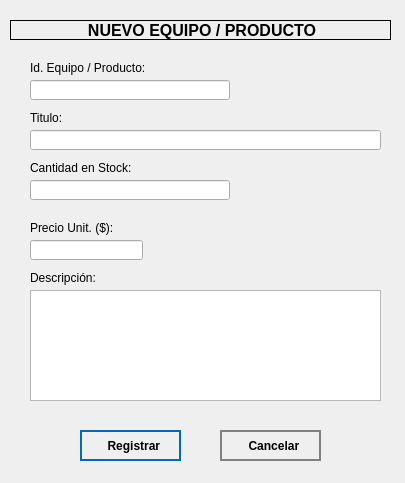
<?xml version="1.0" encoding="UTF-8"?>
<ui version="4.0">
 <class>epRegWindow</class>
 <widget class="QWidget" name="epRegWindow">
  <property name="geometry">
   <rect>
    <x>0</x>
    <y>0</y>
    <width>405</width>
    <height>483</height>
   </rect>
  </property>
  <property name="windowTitle">
   <string>Nuevo Equipo / Producto</string>
  </property>
  <property name="styleSheet">
   <string notr="true">QPushButton
{
	height: 2em;
	border-style: solid;
	border-width: 2px;
	border-color: #0069c0;
	font-weight: bold;
}

QPushButton:hover
{
	background-color: #0069c0;
	color: white;
} </string>
  </property>
  <widget class="QLabel" name="label">
   <property name="geometry">
    <rect>
     <x>10</x>
     <y>20</y>
     <width>381</width>
     <height>20</height>
    </rect>
   </property>
   <property name="frameShape">
    <enum>QFrame::Box</enum>
   </property>
   <property name="text">
    <string>&lt;html&gt;&lt;head/&gt;&lt;body&gt;&lt;p align=&quot;center&quot;&gt;&lt;span style=&quot; font-size:12pt; font-weight:600;&quot;&gt;NUEVO EQUIPO / PRODUCTO&lt;/span&gt;&lt;/p&gt;&lt;/body&gt;&lt;/html&gt;</string>
   </property>
  </widget>
  <widget class="QLabel" name="label_2">
   <property name="geometry">
    <rect>
     <x>30</x>
     <y>60</y>
     <width>121</width>
     <height>16</height>
    </rect>
   </property>
   <property name="text">
    <string>&lt;html&gt;&lt;head/&gt;&lt;body&gt;&lt;p&gt;Id. Equipo / Producto:&lt;/p&gt;&lt;/body&gt;&lt;/html&gt;</string>
   </property>
  </widget>
  <widget class="QLineEdit" name="idEpRegLineEdit">
   <property name="geometry">
    <rect>
     <x>30</x>
     <y>80</y>
     <width>200</width>
     <height>20</height>
    </rect>
   </property>
  </widget>
  <widget class="QLabel" name="label_3">
   <property name="geometry">
    <rect>
     <x>30</x>
     <y>110</y>
     <width>71</width>
     <height>16</height>
    </rect>
   </property>
   <property name="text">
    <string>&lt;html&gt;&lt;head/&gt;&lt;body&gt;&lt;p&gt;Titulo:&lt;/p&gt;&lt;/body&gt;&lt;/html&gt;</string>
   </property>
  </widget>
  <widget class="QLineEdit" name="epRegTituloLineEdit">
   <property name="geometry">
    <rect>
     <x>30</x>
     <y>130</y>
     <width>351</width>
     <height>20</height>
    </rect>
   </property>
  </widget>
  <widget class="QLabel" name="label_4">
   <property name="geometry">
    <rect>
     <x>30</x>
     <y>160</y>
     <width>101</width>
     <height>16</height>
    </rect>
   </property>
   <property name="text">
    <string>&lt;html&gt;&lt;head/&gt;&lt;body&gt;&lt;p&gt;Cantidad en Stock:&lt;/p&gt;&lt;/body&gt;&lt;/html&gt;</string>
   </property>
  </widget>
  <widget class="QLineEdit" name="epRegCantLineEdit">
   <property name="geometry">
    <rect>
     <x>30</x>
     <y>180</y>
     <width>200</width>
     <height>20</height>
    </rect>
   </property>
  </widget>
  <widget class="QLabel" name="label_6">
   <property name="geometry">
    <rect>
     <x>30</x>
     <y>270</y>
     <width>71</width>
     <height>16</height>
    </rect>
   </property>
   <property name="text">
    <string>&lt;html&gt;&lt;head/&gt;&lt;body&gt;&lt;p&gt;Descripción:&lt;/p&gt;&lt;/body&gt;&lt;/html&gt;</string>
   </property>
  </widget>
  <widget class="QTextEdit" name="epRegDescTextEdit">
   <property name="geometry">
    <rect>
     <x>30</x>
     <y>290</y>
     <width>351</width>
     <height>111</height>
    </rect>
   </property>
  </widget>
  <widget class="QPushButton" name="epRegAceptarButton">
   <property name="geometry">
    <rect>
     <x>80</x>
     <y>430</y>
     <width>101</width>
     <height>31</height>
    </rect>
   </property>
   <property name="cursor">
    <cursorShape>PointingHandCursor</cursorShape>
   </property>
   <property name="text">
    <string>  Registrar</string>
   </property>
   <property name="icon">
    <iconset>
     <normaloff>../assets/icons/botones/agregar.png</normaloff>../assets/icons/botones/agregar.png</iconset>
   </property>
   <property name="flat">
    <bool>true</bool>
   </property>
  </widget>
  <widget class="QPushButton" name="epRegCancelarButton">
   <property name="geometry">
    <rect>
     <x>220</x>
     <y>430</y>
     <width>101</width>
     <height>31</height>
    </rect>
   </property>
   <property name="cursor">
    <cursorShape>PointingHandCursor</cursorShape>
   </property>
   <property name="styleSheet">
    <string notr="true">QPushButton
{
	height: 2em;
	border-style: solid;
	border-width: 2px;
	border-color: grey;
	font-weight: bold;
}

QPushButton:hover
{
	background-color: grey;
	color: white;
}</string>
   </property>
   <property name="text">
    <string>  Cancelar</string>
   </property>
   <property name="icon">
    <iconset>
     <normaloff>../assets/icons/botones/cancelar.png</normaloff>../assets/icons/botones/cancelar.png</iconset>
   </property>
   <property name="flat">
    <bool>true</bool>
   </property>
  </widget>
  <widget class="QLabel" name="label_5">
   <property name="geometry">
    <rect>
     <x>30</x>
     <y>220</y>
     <width>91</width>
     <height>16</height>
    </rect>
   </property>
   <property name="text">
    <string>&lt;html&gt;&lt;head/&gt;&lt;body&gt;&lt;p&gt;Precio Unit. ($):&lt;/p&gt;&lt;/body&gt;&lt;/html&gt;</string>
   </property>
  </widget>
  <widget class="QLineEdit" name="epRegPrecioLineEdit">
   <property name="geometry">
    <rect>
     <x>30</x>
     <y>240</y>
     <width>113</width>
     <height>20</height>
    </rect>
   </property>
  </widget>
 </widget>
 <resources/>
 <connections/>
</ui>
